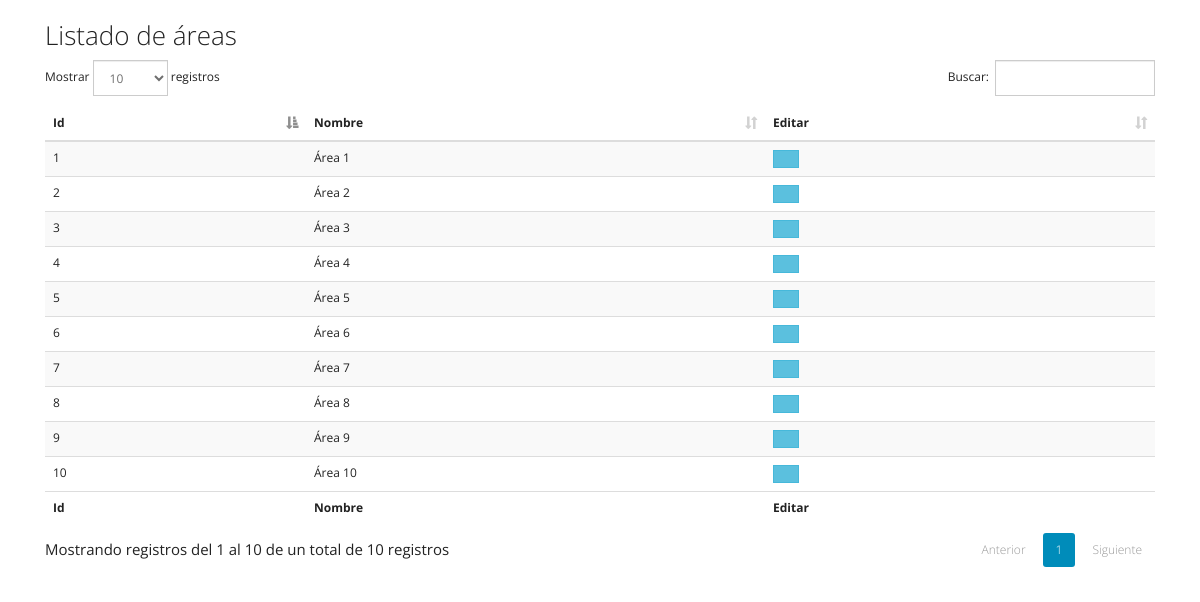
The page /vista/consulta-areas.php on the database its author committed.
### tables this page shows
CREATE TABLE `area` (
  `idArea` int(11) NOT NULL,
  `nombre` varchar(300) DEFAULT NULL
);

### vista/consulta-areas.php (the view, shortened to what this page needs)
<!DOCTYPE html>
<html lang="es">
<head>
    <link rel="stylesheet" href="css/bootstrap.css">
    <link rel="stylesheet" href="css/dataTables.bootstrap.min.css">
</head>
<body>
<div class="container">
    <div class="col-md-12">
        <h3>Listado de áreas</h3>
    </div>
    <div class="col-md-12">
        <table id="example" class="table table-striped">
            <thead>
                <tr>
                    <th>Id</th>
                    <th>Nombre</th>
                    <th>Editar</th>
                </tr>
            </thead>
            <tbody>
            <?php
            require_once 'acceso_mysqli.php';
            $consulta = "SELECT * FROM area";
            if($resultado = $mysqli->query($consulta)){
                while($obj = $resultado->fetch_object())
                { ?>
                    <tr>
                        <td>
                            <?php print($obj->idArea);?>
                        </td>
                        <td>
                            <?php print($obj->nombre);?>
                        </td>
                        <td>
                            <a href="#" onclick="modArea(<?php print($obj->idArea);?>)" class="btn btn-info"><i class="fa fa-pencil" aria-hidden="true"></i></a>
                        </td>
                    </tr>
                    <?php }
            } ?>
            </tbody>
            <tfoot>
                <tr>
                   <th>Id</th>
                    <th>Nombre</th>
                    <th>Editar</th>
                </tr>
            </tfoot>
        </table>
    </div>
</div>
</body>
</html>

### rows shown on the page
area: idArea "1", nombre "Área 1"
area: idArea "2", nombre "Área 2"
area: idArea "3", nombre "Área 3"
area: idArea "4", nombre "Área 4"
area: idArea "5", nombre "Área 5"
area: idArea "6", nombre "Área 6"
area: idArea "7", nombre "Área 7"
area: idArea "8", nombre "Área 8"
area: idArea "9", nombre "Área 9"
area: idArea "10", nombre "Área 10"
